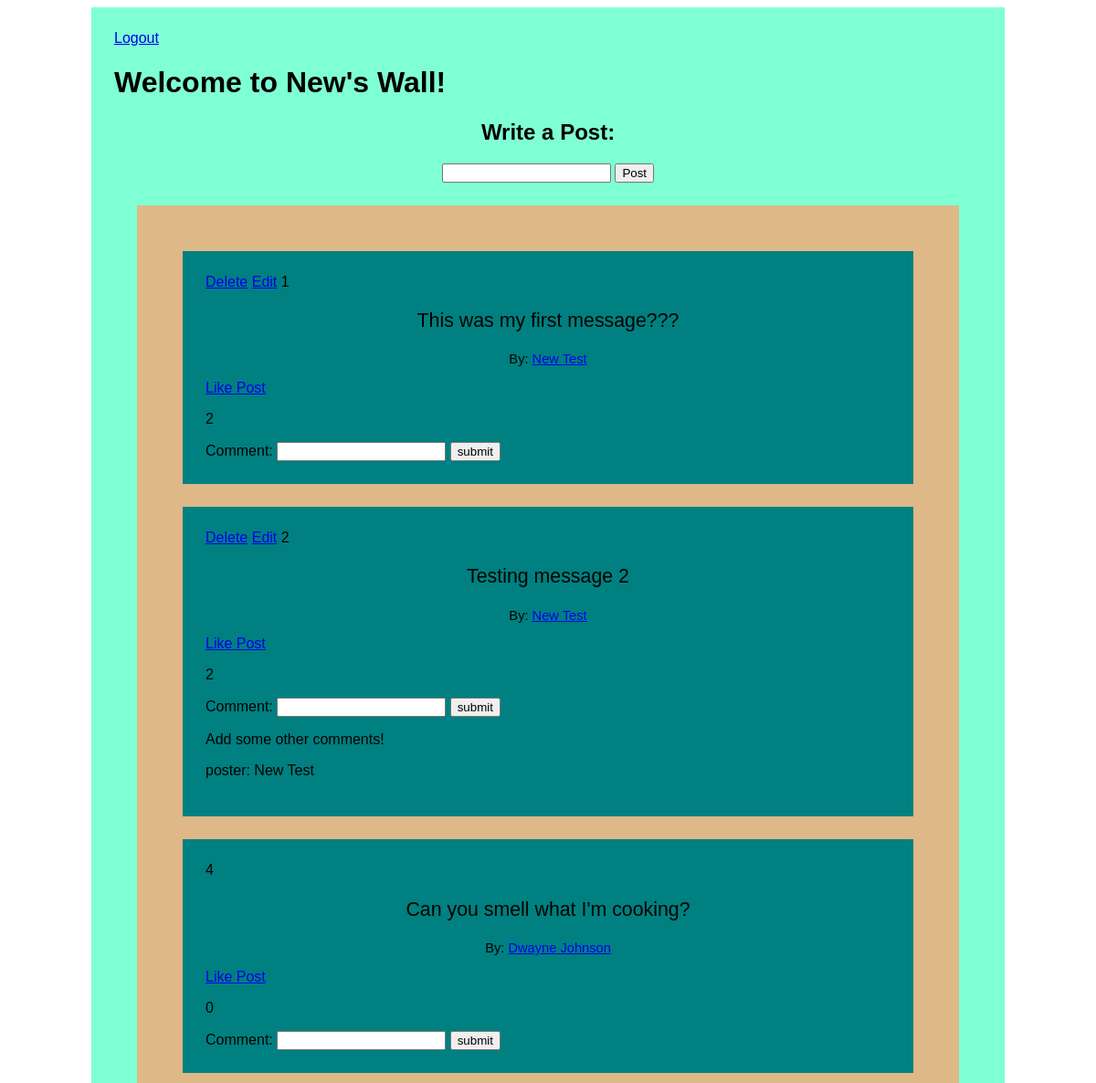
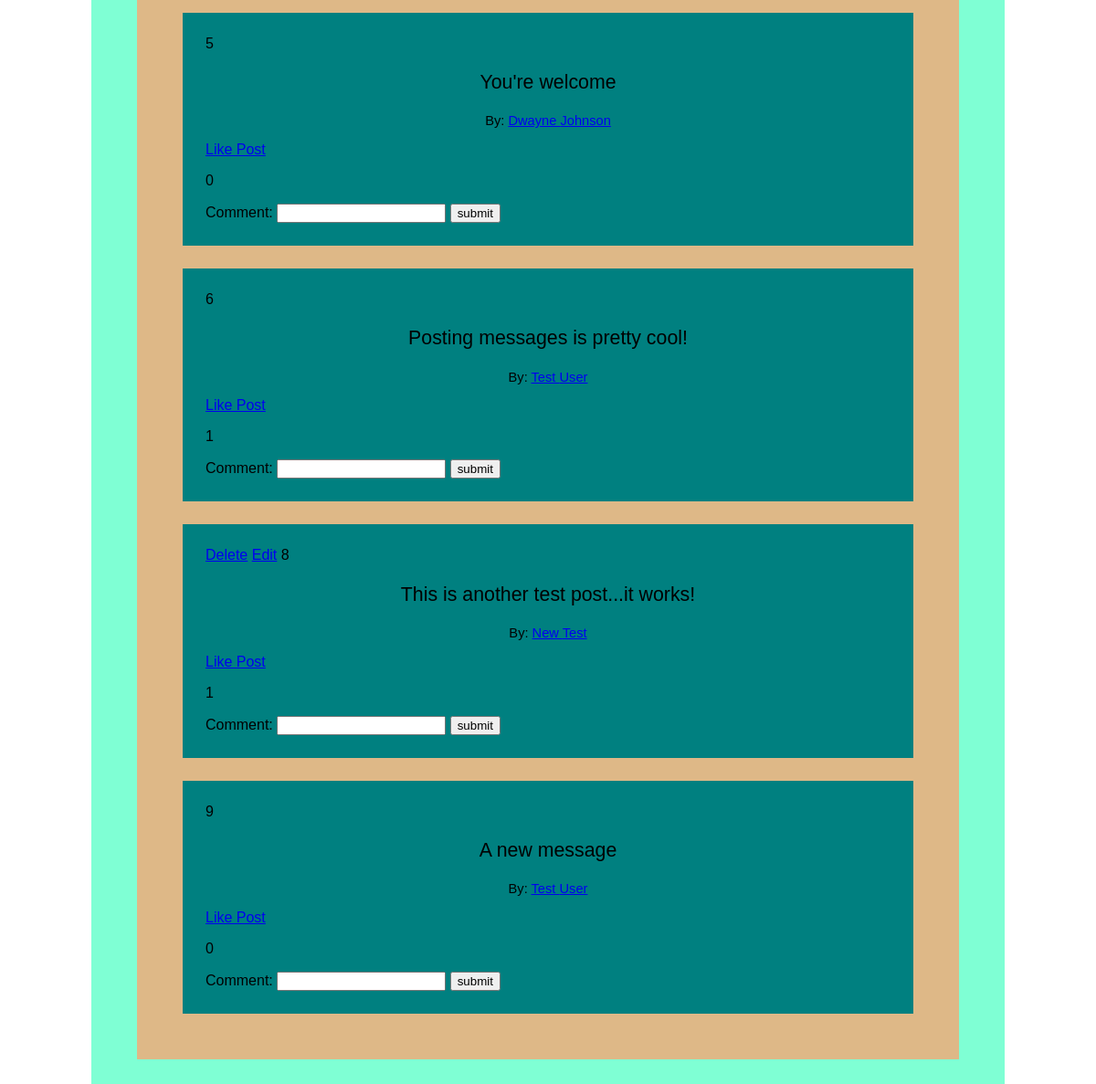
The app's page /success (signed in) with its own data (2 pictures, top to bottom).
### logreg/models.py (models this page shows)
class User(models.Model):
    first_name = models.CharField(max_length=50)
    last_name = models.CharField(max_length=50)
    email = models.CharField(max_length=50)
    password = models.CharField(max_length=50)
    objects = UserManager()

class Wall_Message(models.Model):
    message = models.CharField(max_length=255)
    poster = models.ForeignKey(User, related_name='user_messages', on_delete=models.CASCADE)
    user_likes = models.ManyToManyField(User, related_name='liked_posts')

class Comment(models.Model):
    comment = models.CharField(max_length=255)
    poster = models.ForeignKey(User, related_name='user_comments', on_delete=models.CASCADE)
    wall_message = models.ForeignKey(Wall_Message, related_name="post_comments", on_delete=models.CASCADE)

### logreg/views.py (the view)
# urls.py: path('success', views.success),
def success(request):
    if 'user' not in request.session:
        return redirect('/')
    context = {
        'wall_messages': Wall_Message.objects.all()
    }
    return render(request, 'success.html', context)

### logreg/templates/success.html (shortened to what this page needs)
<!DOCTYPE html>
<html lang="en">
<head>
    {% load static %}
    <link rel="stylesheet" href="{% static 'style.css' %}">
</head>
<body>
    <div id='wrap'>
        <a href="/logout">Logout</a>
        <h1>Welcome to {{request.session.user}}'s Wall!</h1>
        <div id='write'>
            <h2>Write a Post:</h2>
            <form action="/process_message" method=POST>
                <input type="text" name='mess'>
                <input type="submit" value="Post">
            </form>
        </div>
        <div id='posts'>
            {% for post in wall_messages %}
            <div class='one_post'>
                {% if request.session.id is post.poster.id %}
                <a href="/delete/{{post.id}}">Delete</a>
                <a href="/edit/{{post.id}}">Edit</a>
                {% endif %}
                {{post.id}}
                <p class='post'>{{post.message}}</p>
                <p class='poster'>By: <a href="/user_profile/{{post.poster.id}}">{{post.poster.first_name}} {{post.poster.last_name}}</a></p>
                <a href="/like/{{post.id}}">Like Post</a>
                <p>{{ post.user_likes.count }}</p>
                <form action="/add_comment/{{post.id}}" method=POST>
                    Comment: <input type="text" name='comment'>
                    <input type="submit" value='submit'>
                </form>
                {% for comment in post.post_comments.all %}
                    <p>{{comment.comment}}</p>
                    <p>poster: {{comment.poster.first_name}} {{comment.poster.last_name}}</p>
                {% endfor %}
            </div>
            {% endfor %}
        </div>
    </div>
</body>
</html>

### logreg/static/style.css (style rules this page uses)
#wrap { margin: 0px auto; background-color: aquamarine; width: 950px; font-family: sans-serif; padding: 25px; }
#posts { background-color: burlywood; padding: 25px; margin: 25px; }
.one_post { background-color: teal; padding: 25px; margin: 25px; min-height: 100px; }
.post { font-size: 16pt; text-align: center; }
.poster { font-size: 11pt; text-align: center; }
#write { text-align: center; }

### records on screen
User: session.user "New"
Wall_Message: id "1", message "This was my first message???", poster.first_name "New", poster.last_name "Test", user_likes.count "2"
Wall_Message: id "2", message "Testing message 2", poster.first_name "New", poster.last_name "Test", user_likes.count "2"
Comment: comment "Add some other comments!", poster.first_name "New", poster.last_name "Test"
Wall_Message: id "4", message "Can you smell what I'm cooking?", poster.first_name "Dwayne", poster.last_name "Johnson", user_likes.count "0"
Wall_Message: id "5", message "You're welcome", poster.first_name "Dwayne", poster.last_name "Johnson", user_likes.count "0"
Wall_Message: id "6", message "Posting messages is pretty cool!", poster.first_name "Test", poster.last_name "User", user_likes.count "1"
Wall_Message: id "8", message "This is another test post...it works!", poster.first_name "New", poster.last_name "Test", user_likes.count "1"
Wall_Message: id "9", message "A new message", poster.first_name "Test", poster.last_name "User", user_likes.count "0"
